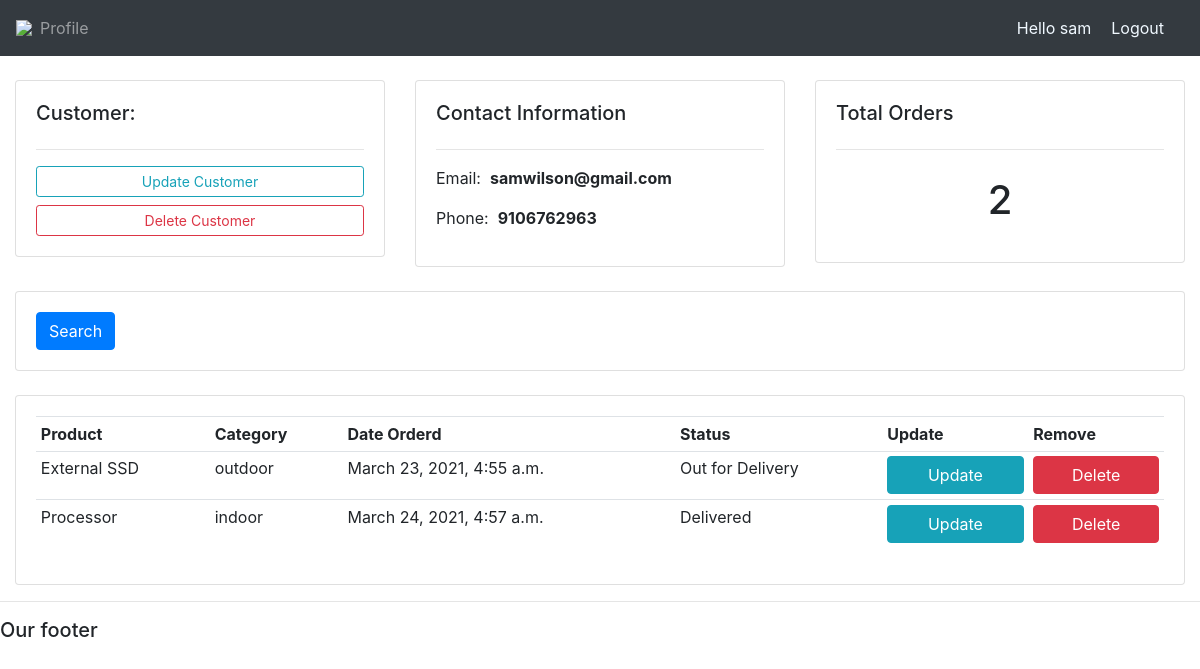
/customer/1 (signed in), run on the app's committed database.
### app/models.py (models this page shows, shortened)
class Customer(models.Model):
    user=models.OneToOneField(User,null=True,on_delete=models.CASCADE)
    name=models.CharField(max_length=50,null=True)
    email=models.CharField(max_length=50,null=True,blank=True)
    mobileno=models.CharField(max_length=50,null=True,blank=True)
    profile_pic=models.ImageField(default="default.jpg",null=True,blank=True)
    date_created=models.DateTimeField(auto_now_add=True,null=True)

class Order(models.Model):
    STATUS=(('pending','pending'),
    ('Out for Delivery','Out for Delivery'),
    ('Delivered','Delivered'))
    customer=models.ForeignKey(Customer,null=True,on_delete=models.SET_NULL)
    product=models.ForeignKey(Product,null=True,on_delete=models.SET_NULL)
    status=models.CharField(max_length=50,choices=STATUS)
    date_created=models.DateTimeField(auto_now_add=True)

class Product(models.Model):
    categories=(
        ('indoor','indoor'),
        ('outdoor','outdoor')
    )
    name=models.CharField(max_length=50,null=True)
    price=models.FloatField(null=True)
    category=models.CharField(max_length=50,null=True,choices=categories)
    description=models.CharField(max_length=200,blank=True)
    date_created=models.DateTimeField(auto_now_add=True)
    tag=models.ManyToManyField(Tag)
    def __str__(self):
        return self.name

### app/views.py (the view)
# urls.py: path('customer/<int:id>',views.customer,name='customer'),
@login_required(login_url='login')
def customer(request,id):
    customers=Customer.objects.get(id=id)
    orders = customers.order_set.all()
    order_count=orders.count()
    return render(request,'customer.html',{'customers':customers,'orders':orders,'order_count':order_count})

### app/templates/customer.html
{%  extends 'main.html' %}
{% block content %}
	<br>
<div class="row">
	<div class="col-md">
		<div class="card card-body">
			<h5>Customer:</h5>
			<hr>
			<a class="btn btn-outline-info  btn-sm btn-block" href="">Update Customer</a>
			<a class="btn btn-outline-danger  btn-sm btn-block" href="">Delete Customer</a>
		</div>
	</div>
	<div class="col-md">
		<div class="card card-body">
			<h5>Contact Information</h5>
			<hr>
			<p>Email: &nbsp;<b>{{customers.email}}</b></p>
			<p>Phone: &nbsp;<b>{{customers.mobileno}}</b></p>
		</div>
	</div>
	<div class="col-md">
		<div class="card card-body">
			<h5>Total Orders</h5>
			<hr>
			<h1 style="text-align: center;padding: 10px">{{order_count}}</h1>
		</div>
	</div>
</div>
<br>
<div class="row">
	<div class="col">
		<div class="card card-body">
			<form method="get">
		    <button class="btn btn-primary" type="submit">Search</button>
		  </form>
		</div>
	</div>
</div>
<br>
<div class="row">
	<div class="col-md">
		<div class="card card-body">
			<table class="table table-sm">
				<tr>
					<th>Product</th>
					<th>Category</th>
					<th>Date Orderd</th>
					<th>Status</th>
					<th>Update</th>
					<th>Remove</th>
				</tr>
				{% for order in orders %}
				<tr>
					<td>{{order.product}}</td>
					<td>{{order.product.category}}</td>
					<td>{{order.date_created}}</td>
					<td>{{order.status}}</td>
					<td><a class="btn btn-info btn-block" href=#">Update</a></td>
					<td><a class="btn btn-danger btn-block" href=#">Delete</a></td>
				</tr>
				{% endfor %}
			</table>
		</div>
	</div>
</div>
{% endblock %}

### app/templates/navbar.html (shortened to what this page needs)
{% load static %}
<nav class="navbar navbar-expand-lg navbar-dark bg-dark">
 <img src="{% static 'images/logo.png' %}">
  <div class="collapse navbar-collapse" id="navbarNav">
    <ul class="navbar-nav">
      {% if request.user.is_staff %}
      <li class="nav-item active">
        <a class="nav-link" href="#">Dashboard</a>
      </li>
      <li class="nav-item">
        <a class="nav-link" href="{% url 'products' %}">Products</a>
      </li>
      {% else %}
      <li class="nav-item">
        <a class="nav-link" href="{% url 'settings' %}">Profile</a>
      </li>
      {% endif %}
    </ul>
  </div>
  <span id="hello-msg">Hello {{request.user}}</span>
  <a id="hello-msg" href="{% url 'logout' %}">Logout</a>
</nav>

### app/templates/navbar.html (style rules this page uses)
#hello-msg { margin-right: 20px; color:aliceblue; }

### data on the page
Customer: email "samwilson@gmail.com", mobileno "9106762963"
Order: product "External SSD", product.category "outdoor", date_created "March 23, 2021, 4:55 a.m.", status "Out for Delivery"
Order: product "Processor", product.category "indoor", date_created "March 24, 2021, 4:57 a.m.", status "Delivered"

### other printed values
{{ request.user }} "sam"
{{ order_count }} "2"
